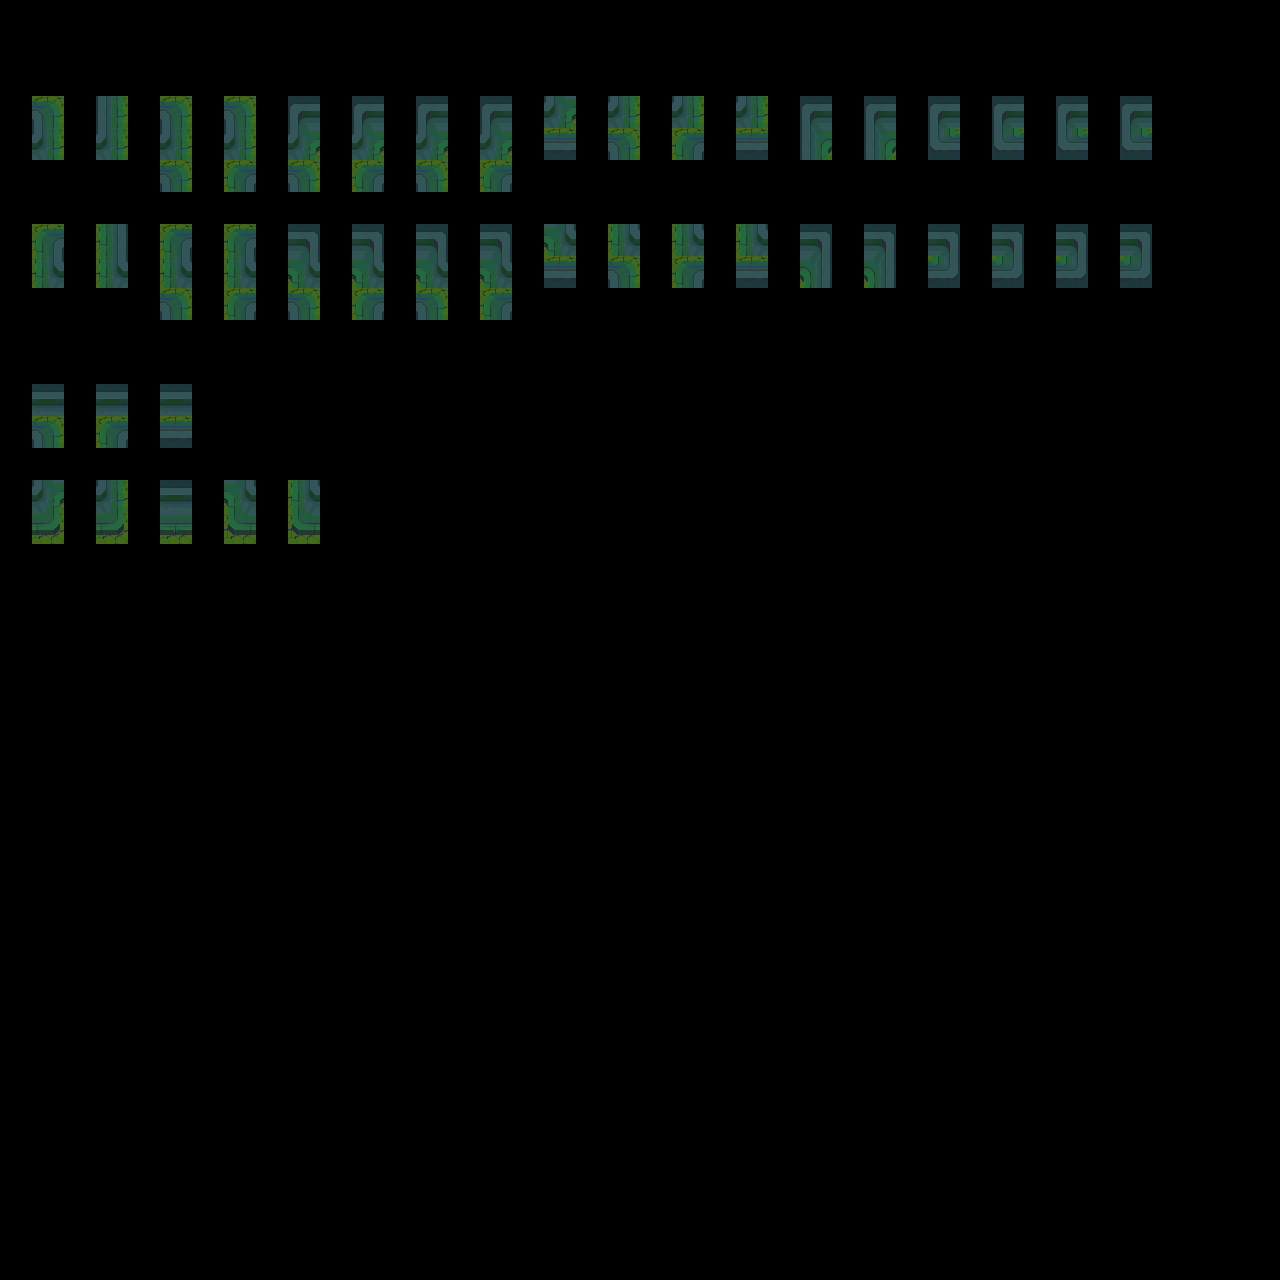

The image is a tile-based game level rendered from a .tmx file. Its description and source (layers, tilesets, objects; grid data summarised) follow:
An orthogonal 40x40 tile map with 32x32 px tiles, 2 tile layers (input_wall-3, output_wall-3), 2 hidden layers not drawn.

<map version="1.5" tiledversion="1.7.2" orientation="orthogonal" renderorder="right-down" width="40" height="40" tilewidth="32" tileheight="32" infinite="0" nextlayerid="5" nextobjectid="1">
 <tileset firstgid="1" source="Sewers-tileset-wall-3-water.tsx" />
 <layer id="1" name="regions_input" width="40" height="40" visible="0">
  <data>[1600 cells, 100 non-empty, 1 distinct tile ids]</data>
 </layer>
 <layer id="2" name="input_wall-3" width="40" height="40">
  <data>[1600 cells, 100 non-empty, 21 distinct tile ids]</data>
 </layer>
 <layer id="3" name="regions_output" width="40" height="40" visible="0">
  <data>[1600 cells, 48 non-empty, 1 distinct tile ids]</data>
 </layer>
 <layer id="4" name="output_wall-3" width="40" height="40">
  <data>[1600 cells, 50 non-empty, 29 distinct tile ids]</data>
 </layer>
</map>
